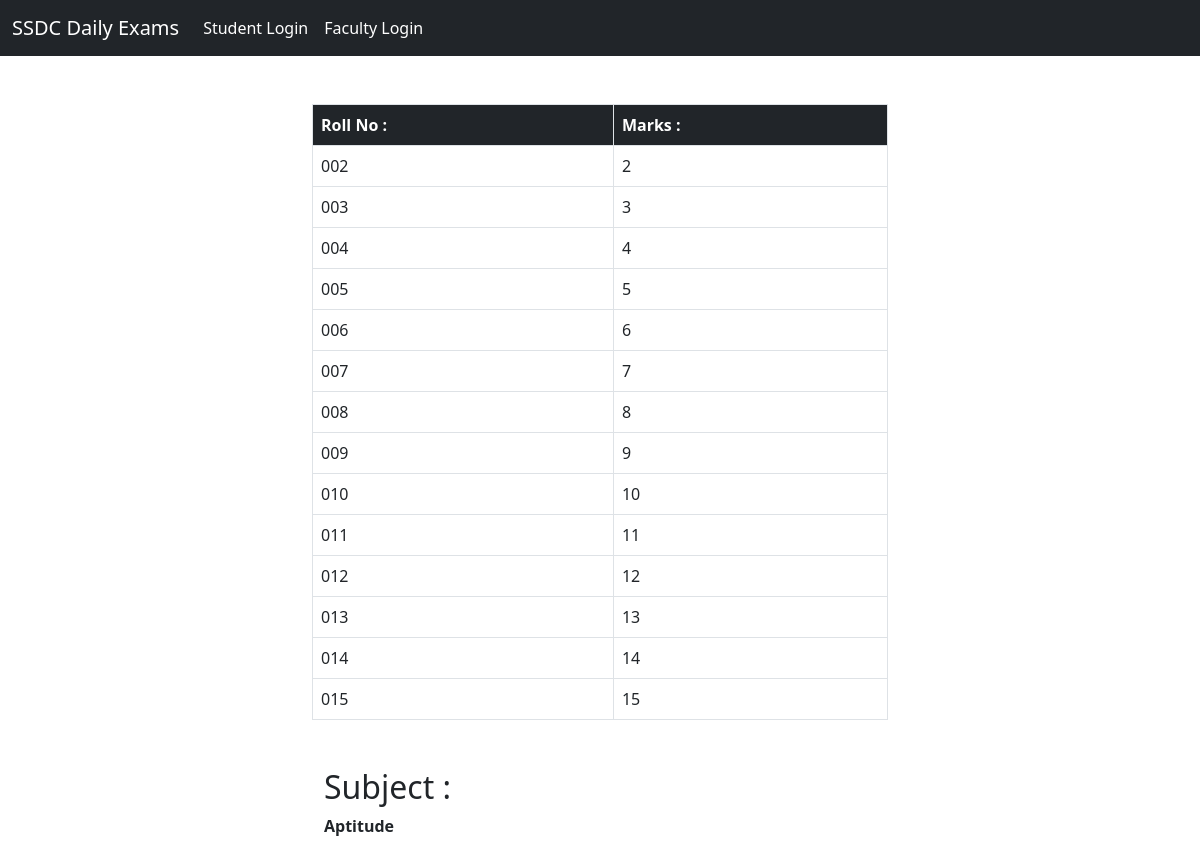
Page /dsa.html on the committed database.
### home/models.py (models this page shows, shortened)
class Onedsa(models.Model):
    subject = models.CharField(max_length=50, null=True)
    two = models.CharField(max_length=50, null=True)
    three = models.CharField(max_length=50, null=True)
    four = models.CharField(max_length=50, null=True)
    five = models.CharField(max_length=50, null=True)
    six = models.CharField(max_length=50, null=True)
    seven = models.CharField(max_length=50, null=True)
    eight = models.CharField(max_length=50, null=True)
    nine = models.CharField(max_length=50, null=True)
    ten = models.CharField(max_length=50, null=True)
    eleven = models.CharField(max_length=50, null=True)
    twelve = models.CharField(max_length=50, null=True)
    thirteen = models.CharField(max_length=50, null=True)
    fourteen = models.CharField(max_length=50, null=True)
    fifteen = models.CharField(max_length=50, null=True)
    date = models.DateField()

### home/views.py (the view)
# urls.py: path("dsa.html", views.dsa, name='dsa'),
def dsa(request):
    mark_list = Onedsa.objects.all().last()
    return render(request, 'dsa.html', {'mark_listonedsa': mark_list})

### templates/dsa.html (shortened to what this page needs)
<!DOCTYPE html>
<html lang="en">
  <head>
    <link
      href="https://cdn.jsdelivr.net/npm/bootstrap@5.2.3/dist/css/bootstrap.min.css"
      rel="stylesheet"
    />
  </head>
  <body>
    <nav class="navbar navbar-expand-lg navbar-dark bg-dark">
      <div class="container-fluid">
        <a class="navbar-brand" href="index.html">SSDC Daily Exams</a>
        <div class="collapse navbar-collapse" id="navbarSupportedContent">
          <ul class="navbar-nav me-auto mb-2 mb-lg-0">
            <li class="nav-item">
              <a class="nav-link active" aria-current="page" href="student.html"
                >Student Login</a
              >
            </li>
            <li class="nav-item">
              <a class="nav-link active" href="login.html">Faculty Login</a>
            </li>
          </ul>
        </div>
      </div>
    </nav>
    <div class="col-lg-6 col-sm-6 container my-5">
    <table class="table table-bordered my-5" id="Marks_verification">
      <thead>
        <tr class="bg-dark text-white">
          <th>Roll No :</th>
          <th>Marks :</th>
        </tr>
      </thead>
      <tbody>
        <tr>
            <td>002</td>
            <td>{{mark_listonedsa.two}}</td>
        </tr>
        <tr>
          <td>003</td>
          <td>{{mark_listonedsa.three}}</td>
      </tr>
      <tr>
        <td>004</td>
        <td>{{mark_listonedsa.four}}</td>
    </tr>
    <tr>
      <td>005</td>
      <td>{{mark_listonedsa.five}}</td>
  </tr>
  <tr>
    <td>006</td>
    <td>{{mark_listonedsa.six}}</td>
</tr>
<tr>
  <td>007</td>
  <td>{{mark_listonedsa.seven}}</td>
</tr>
<tr>
  <td>008</td>
  <td>{{mark_listonedsa.eight}}</td>
</tr>
<tr>
  <td>009</td>
  <td>{{mark_listonedsa.nine}}</td>
</tr>
<tr>
  <td>010</td>
  <td>{{mark_listonedsa.ten}}</td>
</tr>
<tr>
  <td>011</td>
  <td>{{mark_listonedsa.eleven}}</td>
</tr>
<tr>
  <td>012</td>
  <td>{{mark_listonedsa.twelve}}</td>
</tr>
<tr>
  <td>013</td>
  <td>{{mark_listonedsa.thirteen}}</td>
</tr>
<tr>
  <td>014</td>
  <td>{{mark_listonedsa.fourteen}}</td>
</tr>
<tr>
  <td>015</td>
  <td>{{mark_listonedsa.fifteen}}</td>
</tr>
    </tbody>
    </table>
    <div class="container">
      <h2>Subject : </h2>
      <strong>{{mark_listonedsa.subject}}</strong>
    </div>
  </div>
  </body>
</html>

### rows in the picture
Onedsa: two "2", three "3", four "4", five "5", six "6", seven "7", eight "8", nine "9", ten "10", eleven "11", twelve "12", thirteen "13", fourteen "14", fifteen "15", subject "Aptitude"
